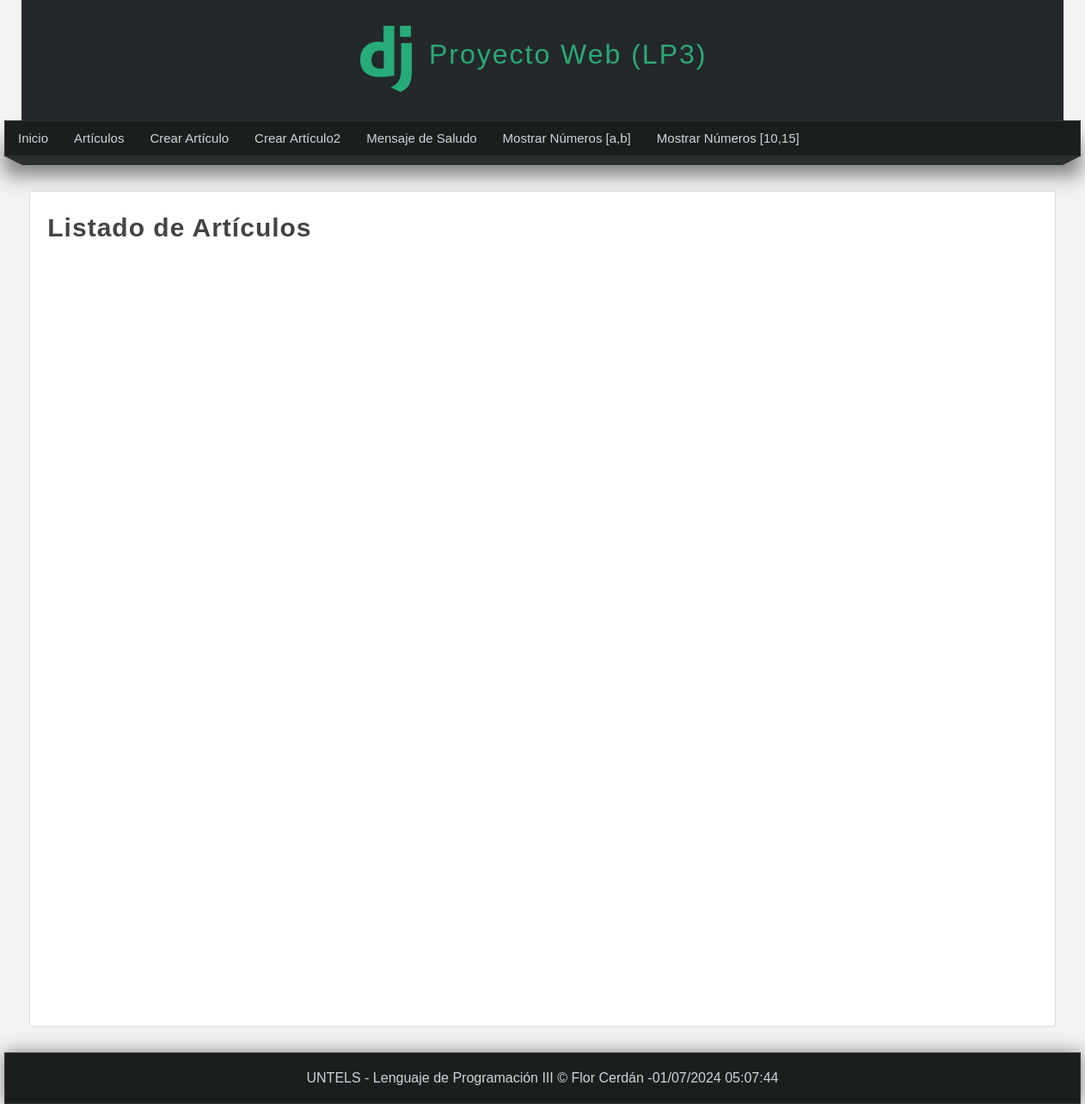
Before: /listar-articulos/ with the older database file.
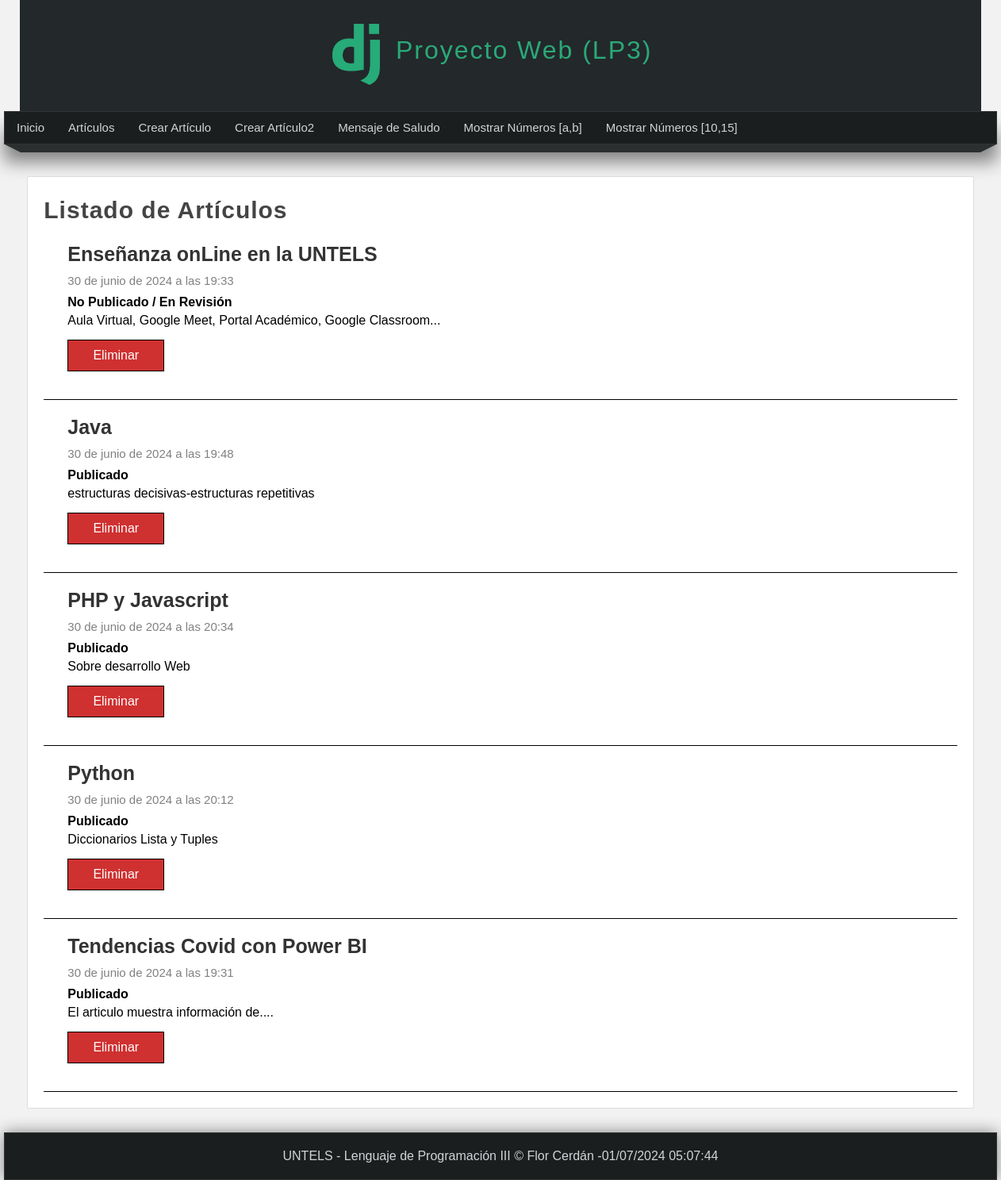
After: the same page with the newer database file.
### miapp/models.py (models this page shows, shortened)
class Articulo(models.Model):
    titulo = models.CharField(max_length=150, verbose_name="Título")
    contenido = models.TextField(verbose_name="Contenido")
    imagen = models.ImageField(default='null', verbose_name="Miniatura", upload_to="articulos")
    publicado = models.BooleanField(verbose_name="¿Publicado?")
    creado = models.DateTimeField(auto_now_add=True, verbose_name="Creado")
    actualizado = models.DateTimeField(auto_now=True, verbose_name="Editado")
    class Meta:
        verbose_name = "Artículo"
        verbose_name_plural = "Artículos"
        ordering = ['titulo', 'publicado']

### miapp/views.py (the view)
# urls.py: path('listar-articulos/',views.listar_articulos,name="listar_articulos"),
def listar_articulos(request):
    articulos = Articulo.objects.all();
    """articulos = Articulo.objects.filter(
        Q(titulo__contains="Py") |
        Q(titulo__contains="Hab")
    )"""
    return render(request, 'listar_articulos.html',{
        'articulos': articulos,
        'titulo': 'Listado de Artículos'
    })

### miapp/templates/listar_articulos.html (shortened to what this page needs)
{% extends 'layout.html' %}
{% block content %}
  <h1 class="title">{{ titulo }}</h1>
  {% for articulo in articulos %}
    <div class="articulo-item">
      <div class="data">
        <h2>{{ articulo.titulo }}</h2>
        <span class="date">{{ articulo.creado }}</span>
        {% if articulo.publicado %}
          <strong>Publicado</strong>
        {% else %}
          <strong>No Publicado / En Revisión</strong>
        {% endif %}
        <p>
          {{ articulo.contenido }}
          <a href="{% url 'eliminar_articulo' id=articulo.id %}" class="btn btn-delete">Eliminar</a>
        </p>
      </div>
    </div>
  {% endfor %}
{% endblock %}

### miapp/templates/layout.html (shortened to what this page needs)
<!DOCTYPE html>
<html lang="es">
  <head>
    {% load static %}
    <link rel="stylesheet" type="text/css" href="{% static 'css/style.css' %}" />
  </head>
  <body>
    <header>
      <div id="logotipo">
        <img src="{% static 'images/LogoDJango.png' %}" />
        <h1>Proyecto Web (LP3)</h1>
      </div>
    </header>
    <nav>
      <ul>
        <li>
          <a href="{% url 'inicio' %}">Inicio</a>
        </li>
        <li>
          <a href="{% url 'listar_articulos' %}">Artículos</a>
        </li>
        <li>
          <a href="{% url 'create_articulo' %}">Crear Artículo</a>
        </li>
        <li>
          <a href="{% url 'create_full_articulo' %}">Crear Artículo2</a>
        </li>
        <li>
          <a href="{% url 'saludo' %}">Mensaje de Saludo</a>
        </li>
        <li>
          <a href="{% url 'rango' %}">Mostrar Números [a,b]</a>
        </li>
        <li>
          <a href="{% url 'rango2' %}">Mostrar Números [10,15]</a>
        </li>
      </ul>
    </nav>
    <div class="barra">
      <span class="esquina-izquierda"></span>
      <span class="relleno-barra"></span>
      <span class="esquina-derecha"></span>
    </div>
    <div id="content">
      <div class="box">
        {% block content %}{% endblock %}
      </div>
    </div>
    <footer>
      UNTELS - Lenguaje de Programación III &copy; Flor Cerdán -{% now 'd/m/Y h:m:s' %}
    </footer>
  </body>
</html>

### miapp/static/css/style.css (style rules this page uses)
* { margin: 0px; padding: 0px; font-family: Arial, Helvetica, sans-serif; text-decoration: none; }
body { background-color: #f2f2f2; }
header { width: 1212px; height: 140px; background-color: #23282b; margin: 0 auto; }
#logotipo { width: 35%; height: 130px; margin: 0 auto; padding-top: 10px; }
#logotipo img { display: block; width: 60px; float: left; margin-top: 20px; }
#logotipo h1 { display: block; float: left; margin-top: 35px; margin-left: 20px; letter-spacing: 2px; font-weight: lighter; color: #2ba977; }
nav { width: 1250px; height: 40px; margin: 0 auto; background-color: #1b1e1f; border: 1px solid #333333; box-shadow: 0px 22px 22px gray; font-size: 15px; }
nav ul { list-style: none; text-decoration: none; }
nav ul li { line-height: 40px; float: left; }
nav ul li a { display: block; padding-left: 15px; padding-right: 15px; color: #d1d4d6; }
.barra { width: 1250px; margin: 0 auto; }
.esquina-izquierda { display: block; border-left: 20px solid transparent; border-top: 10px solid #2b2f30; float: left; }
.esquina-derecha { display: block; border-right: 20px solid transparent; border-top: 10px solid #2b2f30; float: right; }
.relleno-barra { display: block; width: 1210px; height: 10px; background: #2b2f30; float: left; }
#content { width: 1212px; min-height: 930px; margin: 0 auto; margin-bottom: 30px; margin-top: 40px; }
.box { background: white; width: 95%; min-height: 900px; padding: 20px; border: 1px solid #ddd; border-radius: 2px; margin: 0 auto; }
.title { color: #444; letter-spacing: 1px; font-size: 30px; margin-bottom: 4px; margin-top: 5px; }
footer { width: 1250px; background-color: #1b1e1f; border: 1px solid #333; color: #d1d4d6; text-align: center; margin: 0 auto; padding-top: 20px; padding-bottom: 20px; box-shadow: 0px 0px 20px gray; }
.box p, .box h2, .box h3, .box ul { margin-bottom: 5px; margin-top: 5px; }
.box { background: white; width: 95%; min-height: 930px; padding: 20px; border: 1px solid #ddd; border-radius: 2px; margin: 0 auto; }
.articulo-item { margin-bottom: 0px; margin-top: 0px; padding: 15px; border-bottom: 1px solid black; clear: both; }
.articulo-item .data { float: left; padding: 15px; padding-top: 0px; }
.articulo-item h2 { display: block; font-size: 25px; color: #333; margin-bottom: 10px; }
.articulo-item span.date { display: block; font-size: 15px; color: gray; margin-bottom: 10px; }
.btn { padding: 10px; background: rgb(207, 48, 48); color: white; border: 1px solid black; display: block; margin-top: 15px; width: 100px; text-align: center; }

Changed rows visible on the page:
added Articulo: titulo "Enseñanza onLine en la UNTELS", creado "30 de junio de 2024 a las 19:33", publicado "No Publicado / En Revisión", contenido "Aula Virtual, Google Meet, Portal Académico, Google Classroom..."
added Articulo: titulo "Java", creado "30 de junio de 2024 a las 19:48", publicado "Publicado", contenido "estructuras decisivas-estructuras repetitivas"
added Articulo: titulo "PHP y Javascript", creado "30 de junio de 2024 a las 20:34", publicado "Publicado", contenido "Sobre desarrollo Web"
added Articulo: titulo "Python", creado "30 de junio de 2024 a las 20:12", publicado "Publicado", contenido "Diccionarios Lista y Tuples"
added Articulo: titulo "Tendencias Covid con Power BI", creado "30 de junio de 2024 a las 19:31", publicado "Publicado", contenido "El articulo muestra información de...."
